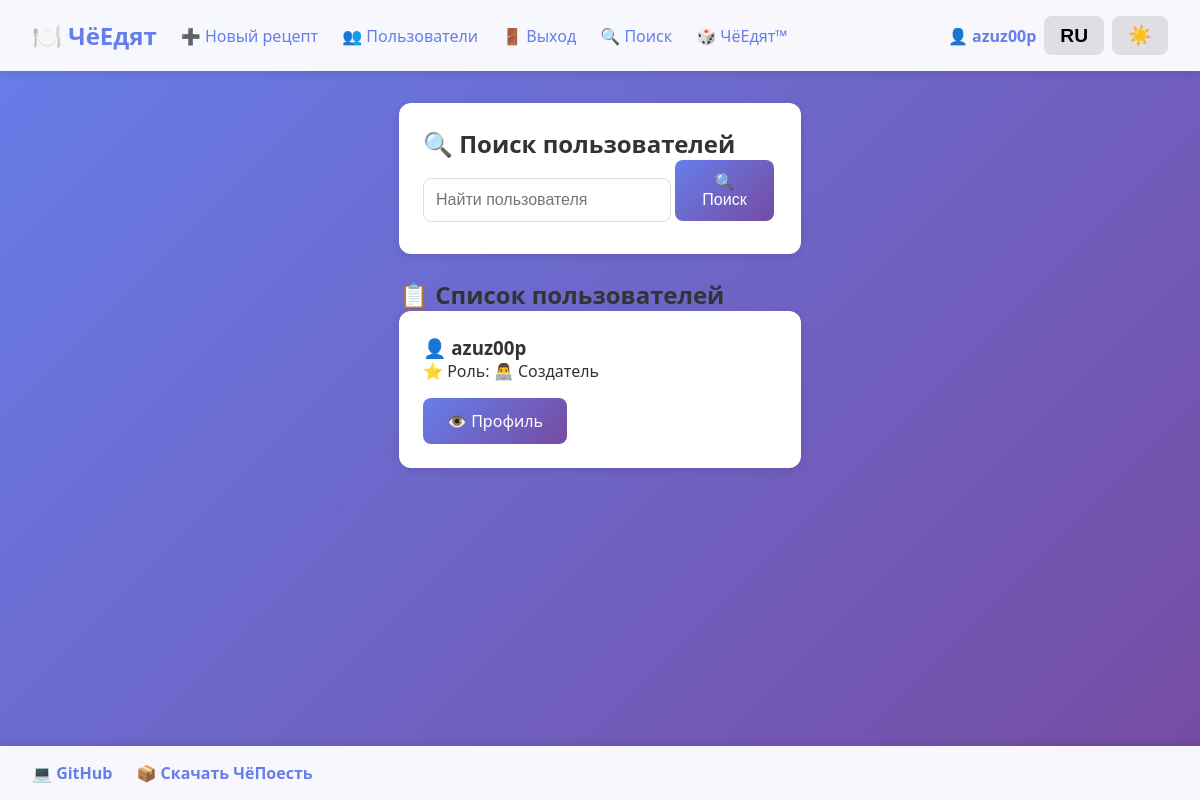
The app's page /users (signed in) with its own data.
### tables this page shows
CREATE TABLE users (
        id INTEGER PRIMARY KEY AUTOINCREMENT,
        username TEXT UNIQUE NOT NULL,
        password_hash TEXT NOT NULL,
        role TEXT DEFAULT 'user'
    );

### app.py (the view)
    def wrapper(*args, **kwargs):
        user = get_current_user()
        if not user or user['role'] not in ['moderator', 'creator']:
            abort(403)
        return f(*args, **kwargs)

### app.py (called while the page is built)
def get_db():
    conn = sqlite3.connect('database.db')
    conn.row_factory = sqlite3.Row
    return conn

def get_current_user():
    user_id = request.cookies.get('user_id')
    if user_id and user_id in users_session:
        conn = get_db()
        user = conn.execute('SELECT * FROM users WHERE id = ?', (user_id,)).fetchone()
        conn.close()
        return user
    return None

def moderator_required(f):
    def wrapper(*args, **kwargs):
        user = get_current_user()
        if not user or user['role'] not in ['moderator', 'creator']:
            abort(403)
        return f(*args, **kwargs)
    wrapper.__name__ = f.__name__
    return wrapper

@app.context_processor
def context_processor():
    lang = request.cookies.get('lang', 'ru')
    theme = request.cookies.get('theme', 'light')
    user = get_current_user()
    return dict(lang=lang, theme=theme, current_user=user)

def get_role_name(role, lang='ru'):
    roles = {
        'user': ('⬛ Простой пользователь', '⬛ Regular User'),
        'active': ('🟨 Активный пользователь', '🟨 Active User'),
        'moderator': ('🛑 Модератор', '🛑 Moderator'),
        'creator': ('👨‍💻 Создатель', '👨‍💻 Creator'),
        'banned': ('⛔ Заблокирован', '⛔ Banned')
    }
    return roles.get(role, ('⬛ Простой пользователь', '⬛ Regular User'))[0 if lang == 'ru' else 1]

@app.route('/users')
@moderator_required
def users_list():
    lang = request.cookies.get('lang', 'ru')
    search = request.args.get('search', '')
    conn = get_db()
    if search:
        users = conn.execute('SELECT * FROM users WHERE username LIKE ? ORDER BY id', (f'%{search}%',)).fetchall()
    else:
        users = conn.execute('SELECT * FROM users ORDER BY id').fetchall()
    conn.close()
    return render_template('users.html', users=users, search=search, get_text=get_text, lang=lang,
                           get_role_name=get_role_name)

### templates/users.html
{% extends "base.html" %}
{% block content %}
<div class="card">
    <h2>🔍 {{ get_text('user_search', lang) }}</h2>
    <form method="GET" action="{{ url_for('users_list') }}">
        <input type="text" name="search" value="{{ search }}" placeholder="{{ get_text('search_users', lang) }}" style="width: 70%; display: inline-block;">
        <button type="submit" class="button" style="width: 28%;">🔍 {{ get_text('search', lang) }}</button>
    </form>
</div>
<h2>📋 {{ get_text('users_list', lang) }}</h2>
<div class="recipe-grid">
    {% for user in users %}
        <div class="card">
            <h3>👤 {{ user.username }}</h3>
            <p>⭐ {{ get_text('role', lang) }}: {{ get_role_name(user.role, lang) }}</p>
            <div style="margin-top: 1rem;">
                <a href="{{ url_for('profile', user_id=user.id) }}" class="button" style="display: inline-block; text-decoration: none;">
                    👁️ {{ get_text('profile', lang) }}
                </a>
            </div>
        </div>
    {% else %}
        <div class="card">
            <p>{% if lang == 'ru' %}Пользователи не найдены{% else %}No users found{% endif %}</p>
        </div>
    {% endfor %}
</div>
{% endblock %}

### templates/base.html (shortened to what this page needs)
<!DOCTYPE html>
<html lang="{{ lang }}">
<head>
</head>
<body class="{{ theme }}">
    <div class="navbar">
        <div class="nav-links">
            <a href="{{ url_for('index') }}" style="font-size: 1.5rem; font-weight: bold;">🍽️ {{ get_text('title', lang) }}</a>
            {% if current_user %}
                <a href="{{ url_for('new_recipe') }}">➕ {{ get_text('new_recipe', lang) }}</a>
                {% if current_user.role in ['moderator', 'creator'] %}
                    <a href="{{ url_for('users_list') }}">👥 {{ 'Пользователи' if lang == 'ru' else 'Users' }}</a>
                {% endif %}
                <a href="{{ url_for('logout') }}">🚪 {{ get_text('logout', lang) }}</a>
            {% else %}
                <a href="{{ url_for('login') }}">🔑 {{ get_text('login', lang) }}</a>
                <a href="{{ url_for('register') }}">📝 {{ get_text('register', lang) }}</a>
            {% endif %}
            <a href="{{ url_for('search') }}">🔍 {{ get_text('search', lang) }}</a>
            <a href="{{ url_for('what_ppl_eat') }}">🎲 {{ get_text('what_ppl_eat', lang) }}</a>
        </div>
        <div class="user-info">
            {% if current_user %}
                <a href="{{ url_for('profile', user_id=current_user.id) }}" class="username-link">👤 {{ current_user.username }}</a>
            {% endif %}
            <div class="controls">
                <button class="lang-btn" onclick="window.location.href='{{ url_for('set_lang') }}'">{{ 'RU' if lang == 'ru' else 'EN' }}</button>
                <button class="theme-btn" onclick="window.location.href='{{ url_for('set_theme') }}'">
                    {% if theme == 'light' %}☀️{% else %}
                        {% set random_num = range(1, 11) | random %}
                        {% if random_num == 1 %}🦇{% else %}🌙{% endif %}
                    {% endif %}
                </button>
            </div>
        </div>
    </div>
    <div class="container">
        {% block content %}{% endblock %}
    </div>
    <div class="footer-nav">
        <div class="footer-links">
            <a href="https://github.com/azuz00p/WhatPplEat" target="_blank" style="font-weight: bold;">💻 GitHub</a>
            <a href="https://github.com/azuz00p/WhatTheEat/releases/tag/New_functions" target="_blank" style="font-weight: bold;">
                {% if lang == 'ru' %}📦 Скачать ЧёПоесть{% else %}📦 Install WhatTheEat{% endif %}
            </a>
        </div>
    </div>
</body>
</html>

### templates/base.html (style rules this page uses)
* { margin: 0; padding: 0; box-sizing: border-box; }
body { font-family: 'Segoe UI', Tahoma, Geneva, Verdana, sans-serif; transition: all 0.3s ease; min-height: 100vh; display: flex; flex-direction: column; }
body.light { background: linear-gradient(135deg, #667eea 0%, #764ba2 100%); color: #333; }
.navbar { background: rgba(255, 255, 255, 0.95); padding: 1rem 2rem; box-shadow: 0 2px 10px rgba(0,0,0,0.1); display: flex; justify-content: space-between; align-items: center; flex-wrap: wrap; gap: 1rem; }
.footer-nav { background: rgba(255, 255, 255, 0.95); padding: 1rem 2rem; box-shadow: 0 -2px 10px rgba(0,0,0,0.1); display: flex; justify-content: space-between; align-items: center; flex-wrap: wrap; gap: 1rem; margin-top: auto; }
.nav-links, .footer-links { display: flex; gap: 1.5rem; align-items: center; flex-wrap: wrap; }
.nav-links a, .footer-links a { text-decoration: none; color: #667eea; font-weight: 500; transition: color 0.3s; }
.user-info { display: flex; align-items: center; gap: 0.5rem; margin-left: auto; }
.username-link { color: #667eea; text-decoration: none; font-weight: bold; cursor: pointer; }
.controls { display: flex; gap: 0.5rem; }
.theme-btn, .lang-btn { background: none; border: none; font-size: 1.2rem; cursor: pointer; padding: 0.5rem 1rem; border-radius: 8px; transition: all 0.3s; font-weight: bold; }
body.light .lang-btn { color: black; background: rgba(0,0,0,0.1); }
body.light .theme-btn { background: rgba(0,0,0,0.1); }
.container { max-width: 1200px; margin: 2rem auto; padding: 0 2rem; flex: 1; }
.card { background: white; border-radius: 12px; padding: 1.5rem; margin-bottom: 1.5rem; box-shadow: 0 2px 8px rgba(0,0,0,0.1); transition: transform 0.3s; }
button, .button { background: linear-gradient(135deg, #667eea 0%, #764ba2 100%); color: white; border: none; padding: 0.75rem 1.5rem; border-radius: 8px; cursor: pointer; font-size: 1rem; transition: transform 0.3s, box-shadow 0.3s; }
input, select, textarea { width: 100%; padding: 0.75rem; margin: 0.5rem 0; border: 1px solid #ddd; border-radius: 8px; font-size: 1rem; }
.recipe-grid { display: grid; grid-template-columns: repeat(auto-fill, minmax(300px, 1fr)); gap: 1.5rem; }

### records on screen
users: username "azuz00p", get_text "Роль", role "👨‍💻 Создатель", get_text "Профиль"

### other values on screen
{{ get_text('title', lang) }} "ЧёЕдят"
{{ get_text('new_recipe', lang) }} "Новый рецепт"
{{ 'Пользователи' if lang == 'ru' else 'Users' }} "Пользователи"
{{ get_text('logout', lang) }} "Выход"
{{ get_text('search', lang) }} "Поиск"
{{ get_text('what_ppl_eat', lang) }} "ЧёЕдят™"
{{ 'RU' if lang == 'ru' else 'EN' }} "RU"
{{ get_text('user_search', lang) }} "Поиск пользователей"
{{ get_text('users_list', lang) }} "Список пользователей"
